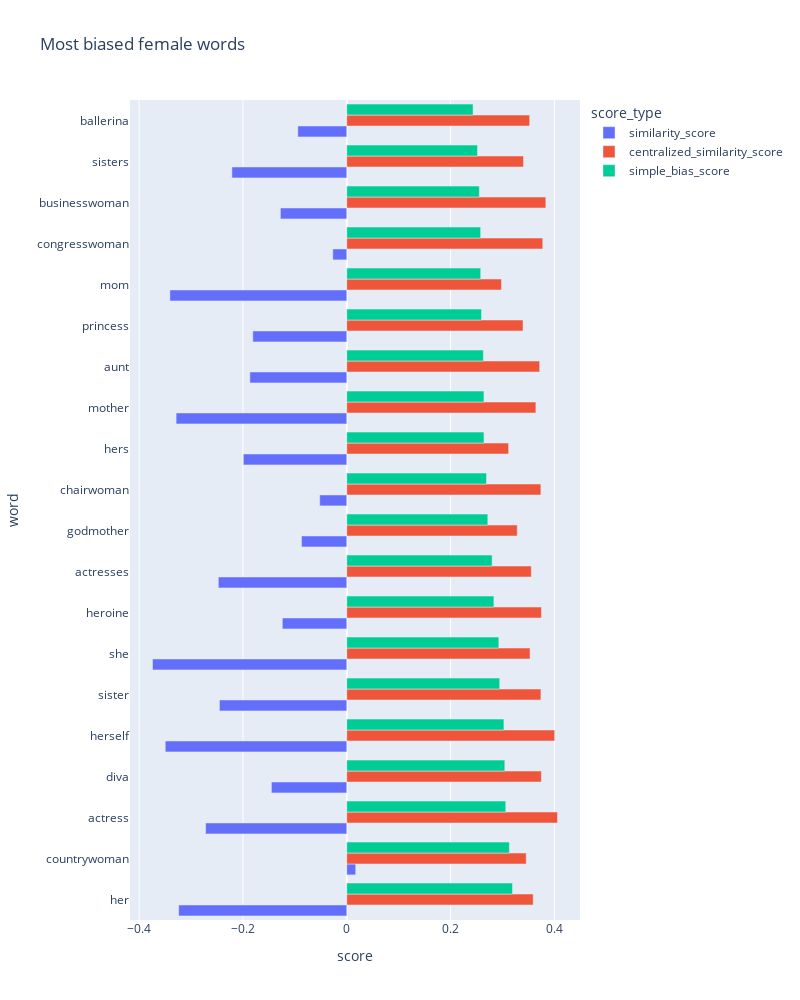
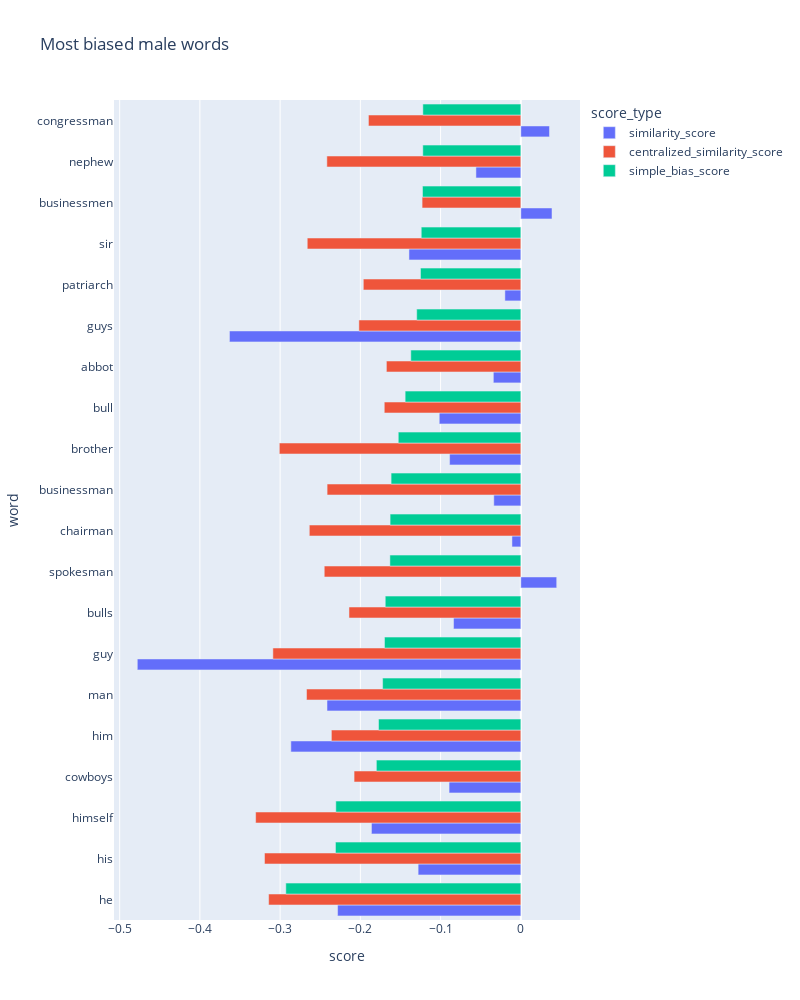

The notebook cell saved with these charts, in order:
### Markdown cell above
It looks that the centralized algorithm gets more balanced results than the non-centralized one with respect to the interpretable baseline. Interestingly, all directions are very bad at picking male specific words.

  #### Let's plot the results:

  First let's get the most biased words by the simple metric and compares the scores: to see which gender direction allow to get a better sense of which words are feminine and which are masculine:

### Code cell
#getting the specific df's of bias scores
df_female=utils.get_df_bias_all_scores(female_words_emb, similarity, similarity_centralized,simple_gender_bias)
df_male=utils.get_df_bias_all_scores(male_words_emb, similarity, similarity_centralized,simple_gender_bias)

#sort the dataframe according to the simple_gender_bias column
most_female_bias=df_female.sort_values(by=['simple_bias_score'], ascending=False, inplace=True)
most_male_bias=df_male.sort_values(by=['simple_bias_score'], ascending=True, inplace=True)

#plotting the most biased words
from Scripts.Visualization import plot_top_biased_words
plot_top_biased_words(df_female, 'Most biased female words',n_words=20 )
plot_top_biased_words(df_male, 'Most biased male words', n_words=20, )

### Figure 1 — Plotly figure (JSON) as saved in the notebook; plotly's stock layout.template omitted (floating-point values rounded to 4 significant figures)
{"data": [{"alignmentgroup": "True", "hovertemplate": "score_type=similarity_score<br>score=%{x}<br>word=%{y}<extra></extra>", "legendgroup": "similarity_score", "marker": {"color": "#636efa", "pattern": {"shape": ""}}, "name": "similarity_score", "offsetgroup": "similarity_score", "orientation": "h", "showlegend": true, "textposition": "auto", "type": "bar", "x": [-0.3238, 0.01722, -0.2719, -0.1452, -0.3497, -0.2453, -0.3742, -0.1242, -0.2474, -0.08714, -0.0521, -0.1992, -0.3287, -0.1866, -0.181, -0.3407, -0.02691, -0.1279, -0.2213, -0.09427], "xaxis": "x", "y": ["her", "countrywoman", "actress", "diva", "herself", "sister", "she", "heroine", "actresses", "godmother", "chairwoman", "hers", "mother", "aunt", "princess", "mom", "congresswoman", "businesswoman", "sisters", "ballerina"], "yaxis": "y"}, {"alignmentgroup": "True", "hovertemplate": "score_type=centralized_similarity_score<br>score=%{x}<br>word=%{y}<extra></extra>", "legendgroup": "centralized_similarity_score", "marker": {"color": "#EF553B", "pattern": {"shape": ""}}, "name": "centralized_similarity_score", "offsetgroup": "centralized_similarity_score", "orientation": "h", "showlegend": true, "textposition": "auto", "type": "bar", "x": [0.3591, 0.3457, 0.4059, 0.3749, 0.4005, 0.374, 0.3531, 0.375, 0.3555, 0.3284, 0.374, 0.3118, 0.3643, 0.3716, 0.3396, 0.298, 0.3775, 0.3835, 0.3404, 0.3523], "xaxis": "x", "y": ["her", "countrywoman", "actress", "diva", "herself", "sister", "she", "heroine", "actresses", "godmother", "chairwoman", "hers", "mother", "aunt", "princess", "mom", "congresswoman", "businesswoman", "sisters", "ballerina"], "yaxis": "y"}, {"alignmentgroup": "True", "hovertemplate": "score_type=simple_bias_score<br>score=%{x}<br>word=%{y}<extra></extra>", "legendgroup": "simple_bias_score", "marker": {"color": "#00cc96", "pattern": {"shape": ""}}, "name": "simple_bias_score", "offsetgroup": "simple_bias_score", "orientation": "h", "showlegend": true, "textposition": "auto", "type": "bar", "x": [0.3193, 0.3132, 0.3062, 0.3044, 0.3027, 0.2946, 0.2929, 0.2834, 0.28, 0.2717, 0.2692, 0.2643, 0.2643, 0.2632, 0.2596, 0.258, 0.2579, 0.2554, 0.2518, 0.2433], "xaxis": "x", "y": ["her", "countrywoman", "actress", "diva", "herself", "sister", "she", "heroine", "actresses", "godmother", "chairwoman", "hers", "mother", "aunt", "princess", "mom", "congresswoman", "businesswoman", "sisters", "ballerina"], "yaxis": "y"}], "layout": {"barmode": "group", "height": 1000, "legend": {"title": {"text": "score_type"}, "tracegroupgap": 0}, "title": {"text": "Most biased female words"}, "width": 800, "xaxis": {"anchor": "y", "domain": [0, 1], "title": {"text": "score"}}, "yaxis": {"anchor": "x", "domain": [0, 1], "title": {"text": "word"}}}}

### Figure 2 — Plotly figure (JSON) as saved in the notebook; plotly's stock layout.template omitted (floating-point values rounded to 4 significant figures)
{"data": [{"alignmentgroup": "True", "hovertemplate": "score_type=similarity_score<br>score=%{x}<br>word=%{y}<extra></extra>", "legendgroup": "similarity_score", "marker": {"color": "#636efa", "pattern": {"shape": ""}}, "name": "similarity_score", "offsetgroup": "similarity_score", "orientation": "h", "showlegend": true, "textposition": "auto", "type": "bar", "x": [-0.2284, -0.128, -0.1862, -0.08942, -0.2866, -0.2416, -0.478, -0.08387, 0.04471, -0.01107, -0.03369, -0.08878, -0.1017, -0.03426, -0.3632, -0.01987, -0.1394, 0.03886, -0.05596, 0.0357], "xaxis": "x", "y": ["he", "his", "himself", "cowboys", "him", "man", "guy", "bulls", "spokesman", "chairman", "businessman", "brother", "bull", "abbot", "guys", "patriarch", "sir", "businessmen", "nephew", "congressman"], "yaxis": "y"}, {"alignmentgroup": "True", "hovertemplate": "score_type=centralized_similarity_score<br>score=%{x}<br>word=%{y}<extra></extra>", "legendgroup": "centralized_similarity_score", "marker": {"color": "#EF553B", "pattern": {"shape": ""}}, "name": "centralized_similarity_score", "offsetgroup": "centralized_similarity_score", "orientation": "h", "showlegend": true, "textposition": "auto", "type": "bar", "x": [-0.3143, -0.3195, -0.3305, -0.2078, -0.2361, -0.2671, -0.309, -0.2142, -0.245, -0.2636, -0.2414, -0.301, -0.1702, -0.1675, -0.2018, -0.1963, -0.2662, -0.123, -0.2418, -0.1899], "xaxis": "x", "y": ["he", "his", "himself", "cowboys", "him", "man", "guy", "bulls", "spokesman", "chairman", "businessman", "brother", "bull", "abbot", "guys", "patriarch", "sir", "businessmen", "nephew", "congressman"], "yaxis": "y"}, {"alignmentgroup": "True", "hovertemplate": "score_type=simple_bias_score<br>score=%{x}<br>word=%{y}<extra></extra>", "legendgroup": "simple_bias_score", "marker": {"color": "#00cc96", "pattern": {"shape": ""}}, "name": "simple_bias_score", "offsetgroup": "simple_bias_score", "orientation": "h", "showlegend": true, "textposition": "auto", "type": "bar", "x": [-0.2929, -0.231, -0.2306, -0.18, -0.1774, -0.1723, -0.1699, -0.169, -0.1632, -0.1629, -0.1617, -0.1527, -0.1442, -0.1371, -0.1298, -0.125, -0.1241, -0.1226, -0.1222, -0.1221], "xaxis": "x", "y": ["he", "his", "himself", "cowboys", "him", "man", "guy", "bulls", "spokesman", "chairman", "businessman", "brother", "bull", "abbot", "guys", "patriarch", "sir", "businessmen", "nephew", "congressman"], "yaxis": "y"}], "layout": {"barmode": "group", "height": 1000, "legend": {"title": {"text": "score_type"}, "tracegroupgap": 0}, "title": {"text": "Most biased male words"}, "width": 800, "xaxis": {"anchor": "y", "domain": [0, 1], "title": {"text": "score"}}, "yaxis": {"anchor": "x", "domain": [0, 1], "title": {"text": "word"}}}}
